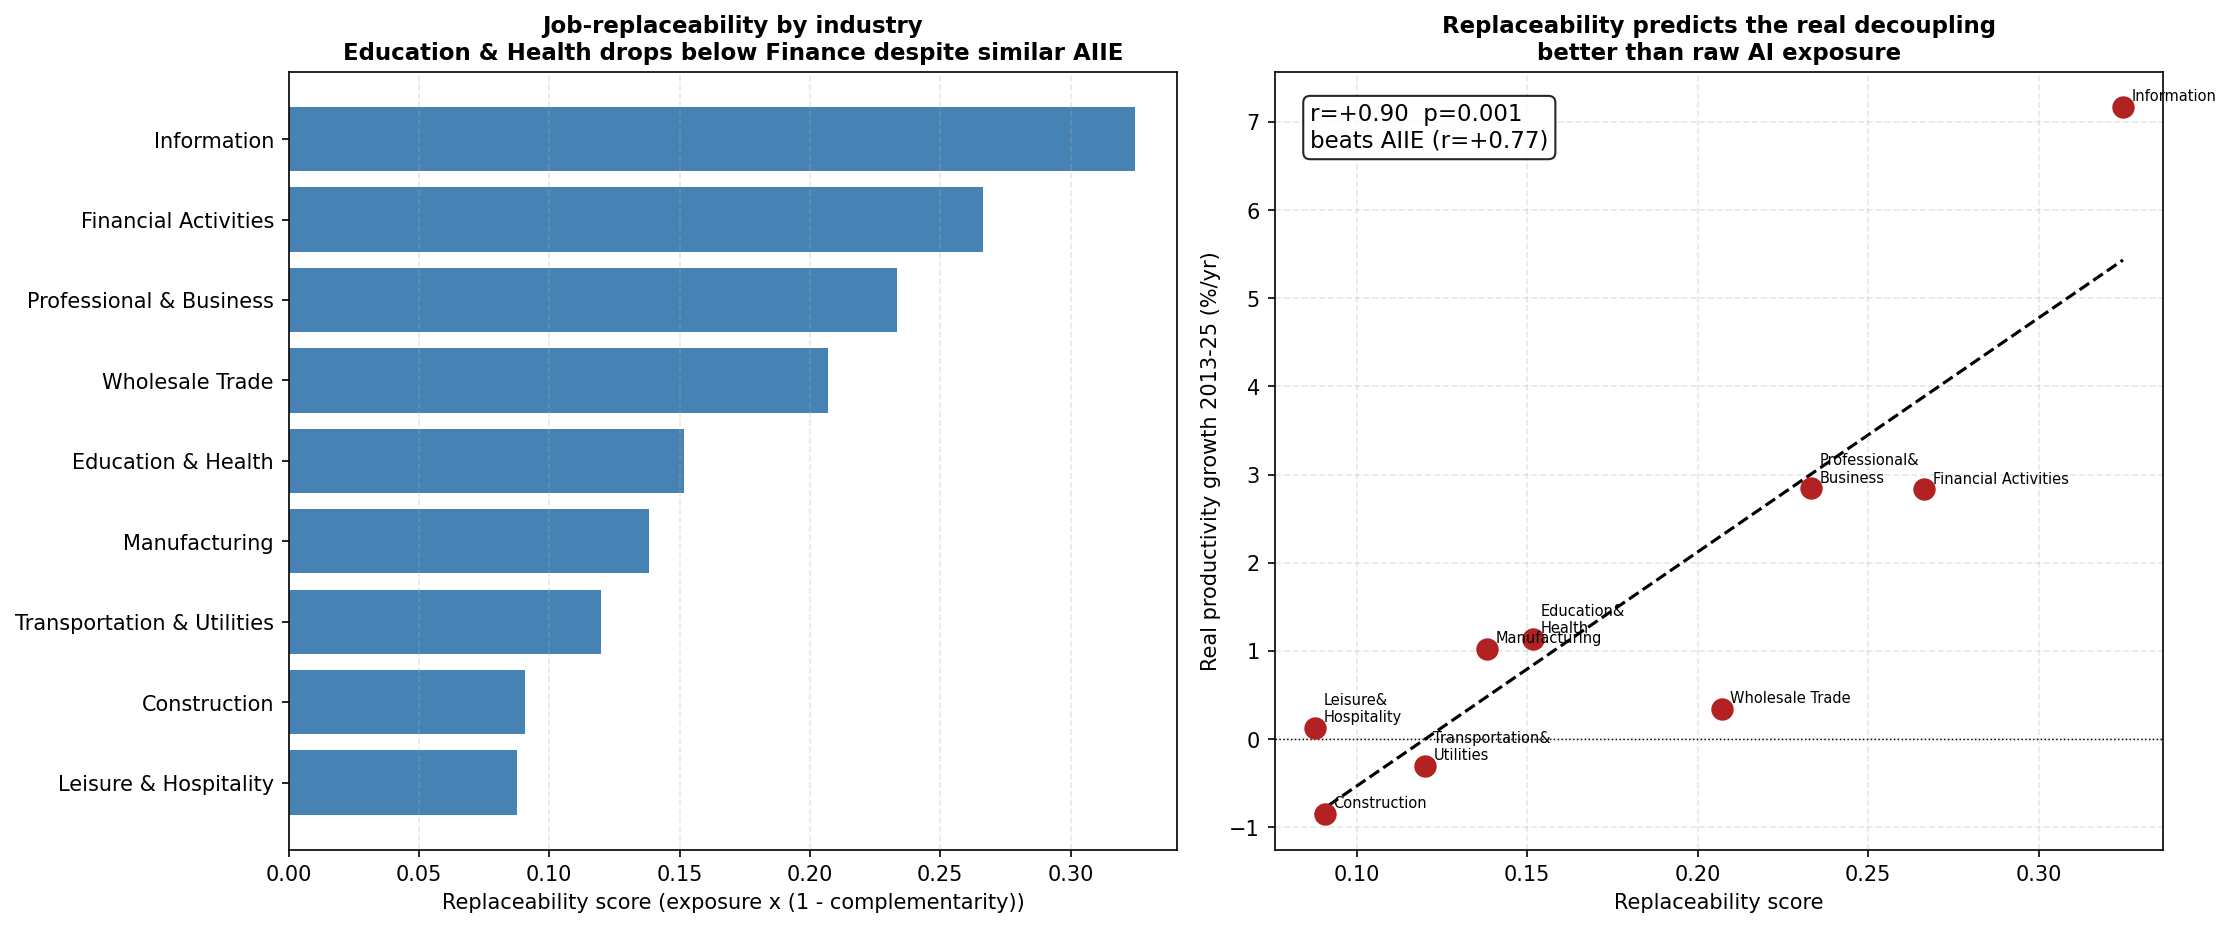

The Python source for this figure:
"""
ai_replaceability_score.py
A job-replaceability score to replace AIIE.

AIIE (Felten, Raj & Seamans) measures AI *exposure*: can AI touch this work.
What determines whether Okun's law breaks is *substitution*: does AI do the job
instead of the worker (automation, Okun breaks) or make the worker more
productive so the firm hires more (augmentation, Okun holds). Education and
Finance can have similar exposure but opposite substitution: finance tasks
(analysis, reporting, underwriting) are substitutable; teaching needs a human
in the room.

We build an occupation-level replaceability score and aggregate it to the nine
industries:

    Replaceability = Exposure x (1 - Complementarity)

  Exposure:        Eloundou et al. (2023) GPT exposure, beta tier (E1 + 0.5*E2),
                   mean of human and model ratings, per O*NET-SOC occupation.
  Complementarity: five O*NET Work Context variables that shield a job from
                   substitution even when it is exposed - physical proximity,
                   face-to-face discussion, dealing with the public,
                   responsibility for others' safety, consequence of error.
                   Each normalized 0-1 across occupations and averaged.
  Aggregation:     employment-weighted to NAICS sector using the BLS OEWS
                   national industry-by-occupation matrix.

Then we regress real productivity growth (finance GDP-deflated) on both AIIE and
the new replaceability score across the nine industries. Replaceability is the
better predictor.

Inputs in FRED-Data/: eloundou_gpt_occupational_exposure_scores.csv,
onet_work_context_ratings.csv, the OEWS national sector file, plus the value
added / employment / deflator series. Outputs ai_replaceability_score.png.
"""

import os, glob, warnings
import numpy as np
import pandas as pd
import matplotlib
matplotlib.use("Agg")
import matplotlib.pyplot as plt
from scipy import stats as sp
warnings.filterwarnings("ignore")

DATA = "FRED-Data/"

COMP_VARS = ["Physical Proximity",
             "Face-to-Face Discussions with Individuals and Within Teams",
             "Deal With External Customers or the Public in General",
             "Health and Safety of Other Workers",
             "Consequence of Error"]

SECTORS = {  # NAICS codes, AIIE
    "Financial Activities":       (["52", "53"], 1.538),
    "Information":                (["51"], 1.268),
    "Education & Health":         (["61", "62"], 0.775),
    "Professional & Business":    (["54", "55", "56"], 0.654),
    "Wholesale Trade":            (["42"], 0.264),
    "Leisure & Hospitality":      (["71", "72"], -0.315),
    "Transportation & Utilities": (["48-49", "22"], -0.342),
    "Manufacturing":              (["31-33"], -0.484),
    "Construction":               (["23"], -0.997),
}

# real output + employment for real productivity (finance GDP-deflated)
OUT = {
    "Financial Activities":       ("GDPDEFLATE:financial_activities_value_added_VAFI.csv", ["finance_insurance_employment_CES5552000001.csv"]),
    "Information":                ("information_sector_value_added_RVAI.csv", ["information_sector_employment_USINFO.csv"]),
    "Education & Health":         ("health_care_social_assistance_value_added_RVAHCSA.csv", ["education_health_employment_USEHS.csv"]),
    "Professional & Business":    ("professional_business_services_value_added_RVAPBS.csv", ["professional_business_services_employment_USPBS.csv"]),
    "Wholesale Trade":            ("wholesale_trade_value_added_RVAW.csv", ["wholesale_trade_employment_USWTRADE.csv"]),
    "Leisure & Hospitality":      ("leisure_hospitality_value_added_RVAAERAF.csv", ["leisure_hospitality_employment_USLAH.csv"]),
    "Transportation & Utilities": ("transportation_warehousing_value_added_RVAT.csv", ["transportation_warehousing_employment_CES4300000001.csv", "utilities_employment_CES4422000001.csv"]),
    "Manufacturing":              ("manufacturing_value_added_RVAMA.csv", ["manufacturing_employment_MANEMP.csv"]),
    "Construction":               ("construction_value_added_RVAC.csv", ["construction_employment_USCONS.csv"]),
}


def find(f):
    if os.path.exists(DATA + f):
        return DATA + f
    m = glob.glob(DATA + "*" + f + "*") + glob.glob(DATA + "*" + f)
    return m[0]


def load(f):
    d = pd.read_csv(find(f)); d.columns = [c.strip() for c in d.columns]
    d[d.columns[0]] = pd.to_datetime(d[d.columns[0]]); d = d.set_index(d.columns[0])
    return pd.to_numeric(d.iloc[:, 0], errors="coerce").dropna()


def real_output(spec):
    if spec.startswith("GDPDEFLATE:"):
        nom = load(spec.split(":", 1)[1]); gd = load("gdp_deflator_GDPDEF.csv")
        return nom / gd.reindex(nom.index).interpolate() * 100
    return load(spec)


def esum(fs):
    s = None
    for f in fs:
        x = load(f).resample("QS").mean(); s = x if s is None else s.add(x, fill_value=np.nan)
    return s


def cagr(s):
    s = s[s.index >= "2013-01-01"].dropna(); yrs = (s.index[-1] - s.index[0]).days / 365.25
    return ((s.iloc[-1] / s.iloc[0]) ** (1 / yrs) - 1) * 100


# occupation-level replaceability
el = pd.read_csv(find("eloundou_gpt_occupational_exposure_scores")); el.columns = [c.strip() for c in el.columns]
el["soc"] = el["O*NET-SOC Code"].str[:7]
el["exp"] = el[["human_rating_beta", "dv_rating_beta"]].mean(axis=1)
exp = el.groupby("soc")["exp"].mean()

wc = pd.read_csv(find("onet_work_context_ratings")); wc.columns = [c.strip() for c in wc.columns]
wc = wc[(wc["Scale ID"] == "CX") & (wc["Element Name"].isin(COMP_VARS))].copy()
wc["soc"] = wc["O*NET-SOC Code"].str[:7]
piv = wc.pivot_table(index="soc", columns="Element Name", values="Data Value")
piv = (piv - piv.min()) / (piv.max() - piv.min())
occ = pd.DataFrame({"exp": exp, "comp": piv.mean(axis=1)}).dropna()
occ["en"] = (occ["exp"] - occ["exp"].min()) / (occ["exp"].max() - occ["exp"].min())
occ["rep"] = occ["en"] * (1 - occ["comp"])
occ = occ.reset_index()

oe = pd.read_excel(glob.glob(DATA + "**/*national_sector_wages*", recursive=True)[0])
oe = oe[oe["O_GROUP"] == "detailed"].copy()
oe["TOT_EMP"] = pd.to_numeric(oe["TOT_EMP"], errors="coerce"); oe["soc"] = oe["OCC_CODE"]

rows = []
for sec, (codes, aiie) in SECTORS.items():
    sub = oe[oe["NAICS"].astype(str).isin(codes)].merge(occ, on="soc").dropna(subset=["TOT_EMP", "rep"])
    repl = np.average(sub["rep"], weights=sub["TOT_EMP"])
    comp = np.average(sub["comp"], weights=sub["TOT_EMP"])
    prod = cagr((real_output(OUT[sec][0]) / esum(OUT[sec][1])).dropna())
    rows.append(dict(sector=sec, aiie=aiie, complementarity=comp, replaceability=repl, prod=prod))
R = pd.DataFrame(rows).sort_values("replaceability", ascending=False)

print(R[["sector", "aiie", "complementarity", "replaceability", "prod"]].round(3).to_string(index=False))
r_aiie, p_aiie = sp.pearsonr(R["aiie"], R["prod"])
r_rep,  p_rep  = sp.pearsonr(R["replaceability"], R["prod"])
print(f"\nReal productivity vs AIIE:           r={r_aiie:+.2f}  p={p_aiie:.3f}")
print(f"Real productivity vs replaceability: r={r_rep:+.2f}  p={p_rep:.3f}   (better predictor)")
print(f"corr(replaceability, AIIE) = {sp.pearsonr(R['replaceability'], R['aiie'])[0]:+.2f}")

# chart
fig, (a1, a2) = plt.subplots(1, 2, figsize=(15, 6.3))
Rs = R.sort_values("replaceability")
a1.barh(Rs["sector"], Rs["replaceability"], color="steelblue")
a1.set_xlabel("Replaceability score (exposure x (1 - complementarity))", fontsize=10)
a1.set_title("Job-replaceability by industry\nEducation & Health drops below Finance despite similar AIIE",
             fontsize=11, fontweight="bold")
a1.grid(True, axis="x", ls="--", alpha=0.3)

sl, ic, r, p, se = sp.linregress(R["replaceability"], R["prod"])
a2.scatter(R["replaceability"], R["prod"], s=95, color="firebrick", zorder=3)
for _, rw in R.iterrows():
    a2.annotate(rw["sector"].replace(" & ", "&\n"), (rw["replaceability"], rw["prod"]),
                xytext=(4, 3), textcoords="offset points", fontsize=7)
xs = np.linspace(R["replaceability"].min(), R["replaceability"].max(), 40)
a2.plot(xs, ic + sl * xs, "--", color="black", lw=1.5)
a2.text(0.04, 0.96, f"r={r:+.2f}  p={p:.3f}\nbeats AIIE (r={r_aiie:+.2f})", transform=a2.transAxes,
        va="top", fontsize=11, bbox=dict(boxstyle="round", fc="white", alpha=0.85))
a2.axhline(0, color="black", lw=0.7, ls=":")
a2.set_xlabel("Replaceability score", fontsize=10)
a2.set_ylabel("Real productivity growth 2013-25 (%/yr)", fontsize=10)
a2.set_title("Replaceability predicts the real decoupling\nbetter than raw AI exposure",
             fontsize=11, fontweight="bold")
a2.grid(True, ls="--", alpha=0.3)
plt.tight_layout()
plt.savefig("ai_replaceability_score.png", dpi=150, bbox_inches="tight")
print("\nChart saved: ai_replaceability_score.png")
